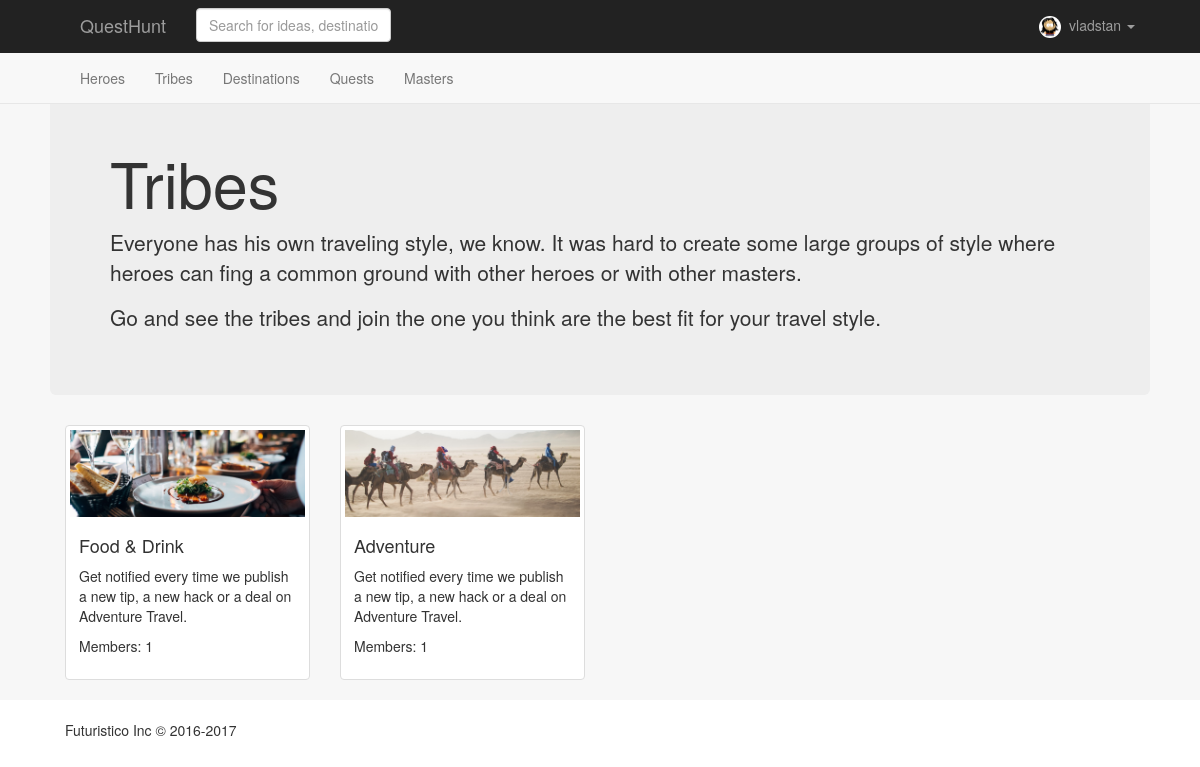
/tribes/ (signed in), run on the app's committed database.
### tribes/models.py (models this page shows, shortened)
class Tribe(models.Model):
	name = models.CharField(max_length=100)
	slug = models.SlugField(unique = True)
	cover_image = models.FileField(upload_to = 'posts', default='/media/posts/iceland.jpg')
	description = models.TextField(max_length=1000, default="Get notified every time we publish a new tip, a new hack or a deal on Adventure Travel.")
	members = models.ManyToManyField(User, blank=True)

### tribes/views.py (the view)
# urls.py: url('', include('tribes.urls')),
def tribes(request):
 	tribes = Tribe.objects.all()
 	context = {
 		"tribes": tribes
 	}
 	return render(request, 'tribes.html', context)

### tribes/templates/tribes.html
{% extends 'base.html' %}
{% load staticfiles %}
{% block page %}
  <div class="row">
  <div class="jumbotron">
    <h1>Tribes</h1>
      <p>Everyone has his own traveling style, we know. It was hard to create some large groups of style where heroes can fing a common ground with other heroes or with other masters.</p>
      <p>Go and see the tribes and join the one you think are the best fit for your travel style.</p>
  </div>
    {% for tribe in tribes %}
      <div class="col-md-3">
        <div class="thumbnail">
          <a href="{{ tribe.slug }}"><img src="/media/{{ tribe.cover_image }}"></a>
          <div class="caption">
            <a href="{{ tribe.slug}}"><h4>{{ tribe.name }}</h4></a>
            <p>{{ tribe.description}}</p>
            <p>Members: {{tribe.members.count }}</p>
          </div>
        </div>
      </div>
    {% endfor %}
  </div>
{% endblock %}

### base/templates/base.html (shortened to what this page needs)
{% load socialaccount %}
{% load staticfiles %}
<!DOCTYPE html>
<html>
  <head>
    <link rel="stylesheet" href="{% static 'css/bootstrap.css' %}">
    <link rel="stylesheet" href="{% static 'css/app.css' %}">
  </head>
  <body>
    <nav class="navbar navbar-default navbar-fixed-top">
      <div class="navbar-inverse">
        <div class="container">
          <div class="navbar-header">
            <a class="navbar-brand" href="/">QuestHunt</a>
          </div>
          <form class="navbar-form navbar-left"  method="GET" action="">
            <div class="form-group">
              <input type="text" name="q" class="form-control" placeholder="Search for ideas, destinations or anything">
            </div>
          </form>
          <ul class="nav navbar-nav navbar-right">
            {% if user and not user.is_anonymous %}
              <li class="dropdown">
                <a href="#" class="dropdown-toggle" data-toggle="dropdown"
                  role="button" aria-haspopup="true" aria-expanded="fase">
                  <img src="{% if user.profile %} {{ user.profile.avatar }} {% else %} {% static 'img/avatar.png' %} {% endif %}" class="img-circle" height="22" width="22">&nbsp; {{ user.get_full_name|default:user.username }} <span class="caret"></span>
                </a>
              </li>
            {% else %}
              <li>
                <a href="{% provider_login_url "facebook" method="js_sdk" %}">Login with Facebook</a>
              </li>
            {% endif %}
          </ul>
        </div>
      </div>
      <div id="quests">
        <div class="container">
          <ul class="nav navbar-nav">
            <li><a href="/heroes">Heroes</a></li>
            <li><a href="/tribes">Tribes</a></li>
            <li><a href="/destinations">Destinations</a></li>
            <li><a href="/quests">Quests</a></li>
            <li><a href="/masters">Masters</a></li>
          </ul>
        </div>
      </div>
    </nav>
    <div id="body">
      <div class="container">
        {% block page %}
        {% endblock %}
      </div>
    </div>
    <footer id="footer">
      <div class="container">
        <span>Futuristico Inc &copy; 2016-2017</span>
      </div>
    </footer>
  </body>
</html>

### base/static/css/app.css (style rules this page uses)
.container { width: 1100px; }
body { padding-top: 80px; }
a { color: #323232; }
#body { background-color: #f7f7f7; }
#footer { padding: 20px 0; }

### data on the page
Tribe: cover_image (picture), name "Food & Drink", description "Get notified every time we publish a new tip, a new hack or a deal on Adventure Travel.", members.count "1"
Tribe: cover_image (picture), name "Adventure", description "Get notified every time we publish a new tip, a new hack or a deal on Adventure Travel.", members.count "1"

### other printed values
{{ user.get_full_name|default:user.username }} "vladstan"
